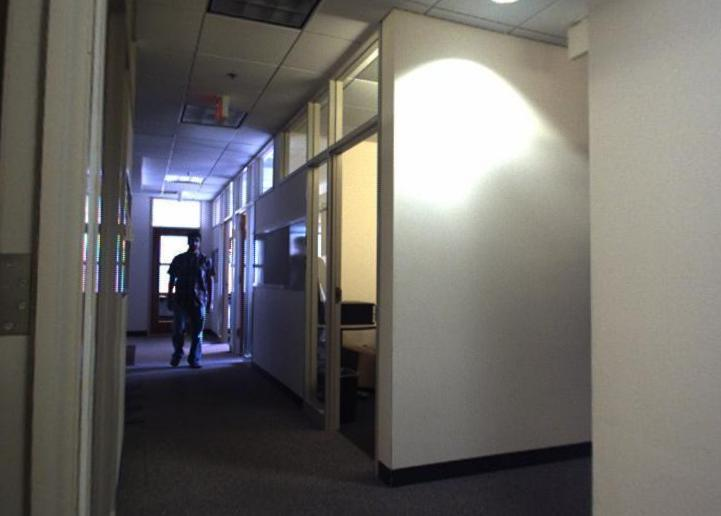
%> input picture 3d_assignment3_code/exercise 2/b/left_rect_hallway.jpg, 721 x 516 px
$ octave b_main.m   (GNU Octave 9; MATLAB toolbox functions it lacks are replaced by stand-ins)
%> lines starting %> are read from the running program, lines starting %| are printed output that depends on the picture
### 3d_assignment3_code/exercise 2/c/dis.m
function [d_best] = dis(il,ir,w,d_min,d_max)

[m,n] = size(il);

p = (w-1)/2;
q = p;
DMIN = d_min;
DMAX = d_max;

% add white edges for the oringinal images
le = zeros(m + 2*q, n + 2*(p+d_max));
ri = zeros(m + 2*q, n + 2*(p+d_max));
le(q+1:m+q, p+d_max+1:n+p+d_max) = il;
ri(q+1:m+q, p+d_max+1:n+p+d_max) = ir;

% SAD algorithm
for xl = q+1:m+q
    for yl = p+d_max+1:n+p+d_max
        c_min = inf;
        for drr = DMIN:DMAX

            IL = le(xl-p:xl+p,yl-q:yl+q);
            IR = ri(xl-p:xl+p,yl-drr-q:yl-drr+q);
%             C = abs(IR - IL);
            score = getCorrelation('ZNCC',IL,IR,xl,yl);
            % finding best match
            if score < c_min
                c_min = score;
               d_o = drr;
            end
        end
        %store final result
         d_best(xl-q,yl-d_max-p) = d_o;
    end
end

%imshow(d_best);
end

### 3d_assignment3_code/exercise 2/c/b_main.m
clc,clear,close all

l = imread('left_rect_hallway.jpg');
%> l is the input picture: size 516x721x3 uint8; mean R, G, B 108.9, 106.5, 103.1
r = imread('right_rect_hallway.jpg');
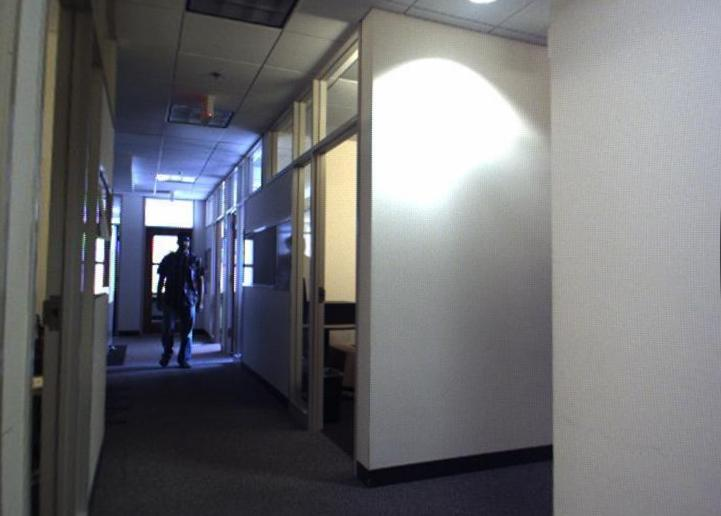
%> input picture 3d_assignment3_code/exercise 2/b/right_rect_hallway.jpg, 721 x 516 px
%> r is the input picture: size 516x721x3 uint8; mean R, G, B 111, 111.8, 115.3
load('stereo_calib.mat')
Kl = Ml';
Kr = Mr';
%calculate average f for both camera;
f = (Kl(1,1)+Kr(1,1))/2;
%calculate baseline using equation B = 1/2*trace(E*E')*eye(3) - E*E';
B = 1/2*trace(E*E')*eye(3) - E*E';
b_length = sqrt(B(1,1)+B(2,2)+B(3,3));
z = 1000:7000;
% d = fb/z;
d_m = f*b_length./z;
d = d_m;

%input parameters
il = double(rgb2gray(l));
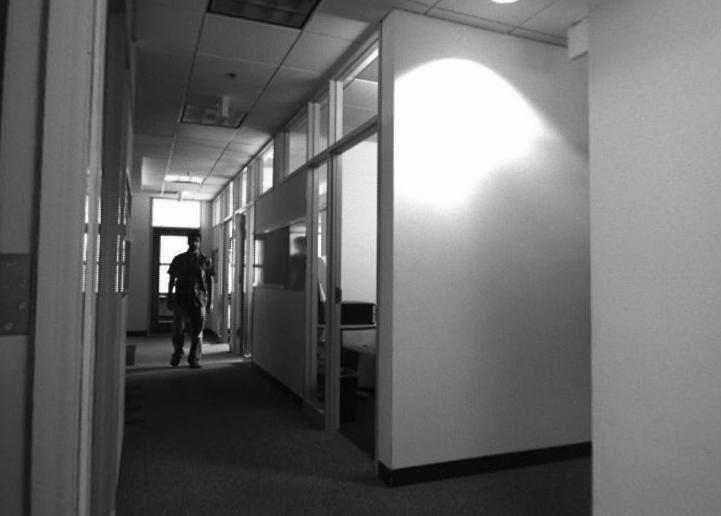
%> il: size 516x721 double; min 2, max 255, mean 106.8
ir = double(rgb2gray(r));
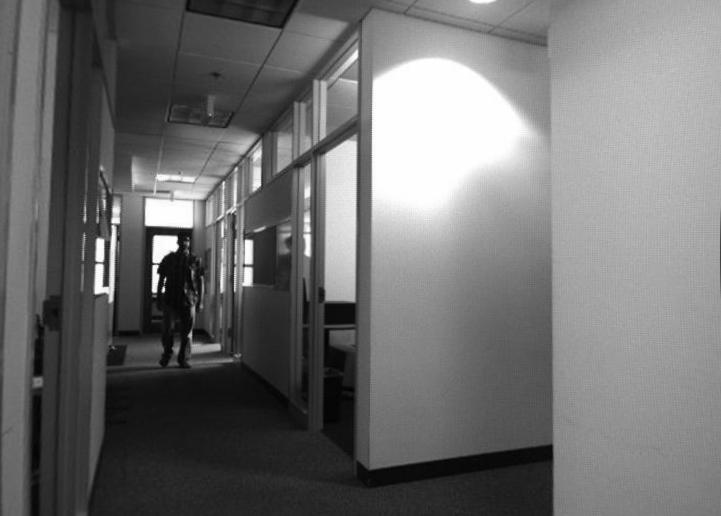
%> ir: size 516x721 double; min 0, max 255, mean 111.9
w = 21;
D_min = round(min(d));
D_max = round(max(d));

% function of disparity map;
d_best = dis(il,ir,w,D_min,D_max);
%> in dis, `le(q+1:m+q, p+d_max+1:n+p+d_max) = il;`:
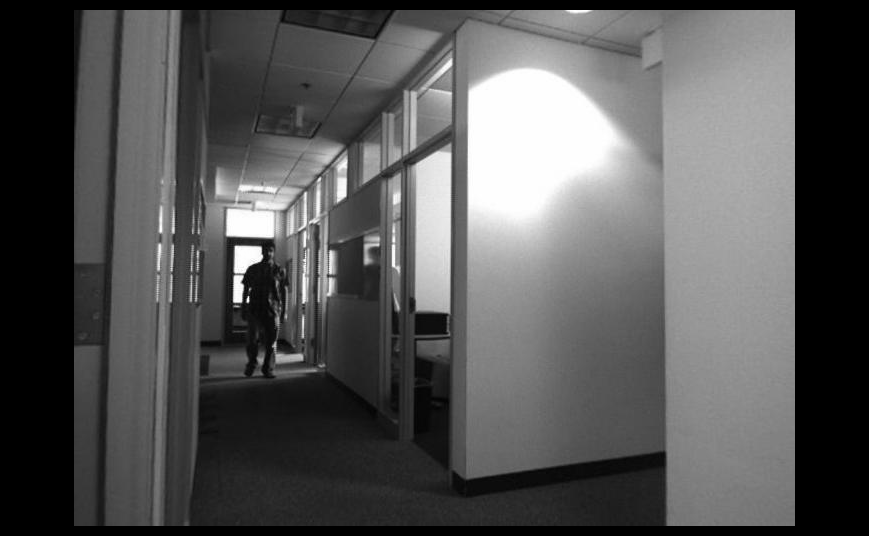
%> le: size 536x869 double; min 0, max 255, mean 85.3
%> in dis, `ri(q+1:m+q, p+d_max+1:n+p+d_max) = ir;`:
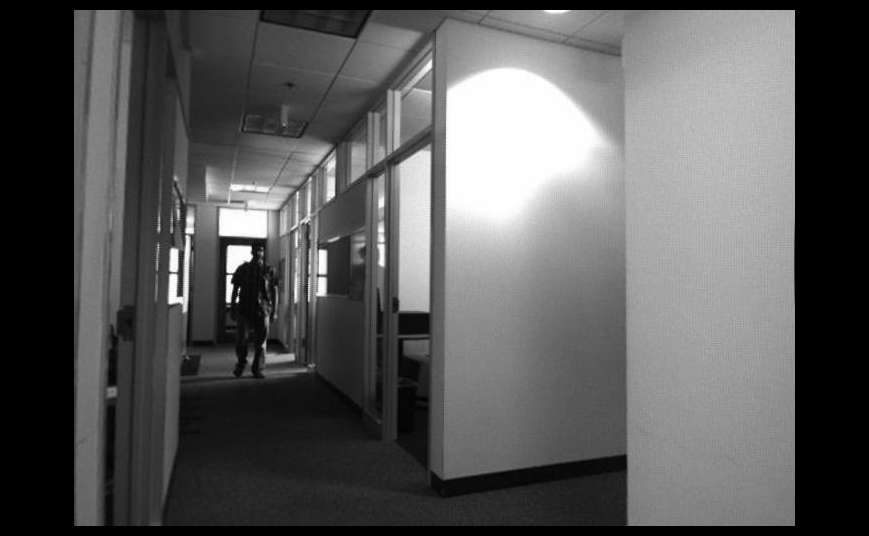
%> ri: size 536x869 double; min 0, max 255, mean 89.4
%> (the run ends here)
